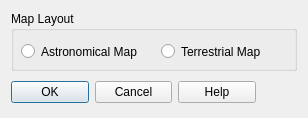
<?xml version="1.0" encoding="UTF-8"?>
<ui version="4.0">
 <class>mapLayoutDialog</class>
 <widget class="QDialog" name="mapLayoutDialog">
  <property name="geometry">
   <rect>
    <x>0</x>
    <y>0</y>
    <width>294</width>
    <height>109</height>
   </rect>
  </property>
  <property name="windowTitle">
   <string>Dialog</string>
  </property>
  <layout class="QVBoxLayout" name="verticalLayout">
   <item>
    <widget class="QGroupBox" name="dataTypeBox">
     <property name="minimumSize">
      <size>
       <width>286</width>
       <height>60</height>
      </size>
     </property>
     <property name="title">
      <string>Map Layout</string>
     </property>
     <widget class="QRadioButton" name="astroButton">
      <property name="geometry">
       <rect>
        <x>10</x>
        <y>30</y>
        <width>141</width>
        <height>21</height>
       </rect>
      </property>
      <property name="text">
       <string>Astronomical Map</string>
      </property>
     </widget>
     <widget class="QRadioButton" name="earthButton">
      <property name="geometry">
       <rect>
        <x>150</x>
        <y>30</y>
        <width>121</width>
        <height>21</height>
       </rect>
      </property>
      <property name="text">
       <string>Terrestrial Map</string>
      </property>
     </widget>
    </widget>
   </item>
   <item>
    <layout class="QHBoxLayout" name="buttonLayout">
     <item>
      <widget class="QDialogButtonBox" name="buttonBox">
       <property name="minimumSize">
        <size>
         <width>240</width>
         <height>30</height>
        </size>
       </property>
       <property name="orientation">
        <enum>Qt::Horizontal</enum>
       </property>
       <property name="standardButtons">
        <set>QDialogButtonBox::Cancel|QDialogButtonBox::Help|QDialogButtonBox::Ok</set>
       </property>
      </widget>
     </item>
     <item>
      <spacer name="horizontalSpacer">
       <property name="orientation">
        <enum>Qt::Horizontal</enum>
       </property>
       <property name="sizeHint" stdset="0">
        <size>
         <width>48</width>
         <height>20</height>
        </size>
       </property>
      </spacer>
     </item>
    </layout>
   </item>
  </layout>
 </widget>
 <resources/>
 <connections>
  <connection>
   <sender>buttonBox</sender>
   <signal>accepted()</signal>
   <receiver>mapLayoutDialog</receiver>
   <slot>accept()</slot>
   <hints>
    <hint type="sourcelabel">
     <x>248</x>
     <y>254</y>
    </hint>
    <hint type="destinationlabel">
     <x>157</x>
     <y>274</y>
    </hint>
   </hints>
  </connection>
  <connection>
   <sender>buttonBox</sender>
   <signal>rejected()</signal>
   <receiver>mapLayoutDialog</receiver>
   <slot>reject()</slot>
   <hints>
    <hint type="sourcelabel">
     <x>316</x>
     <y>260</y>
    </hint>
    <hint type="destinationlabel">
     <x>286</x>
     <y>274</y>
    </hint>
   </hints>
  </connection>
 </connections>
</ui>
